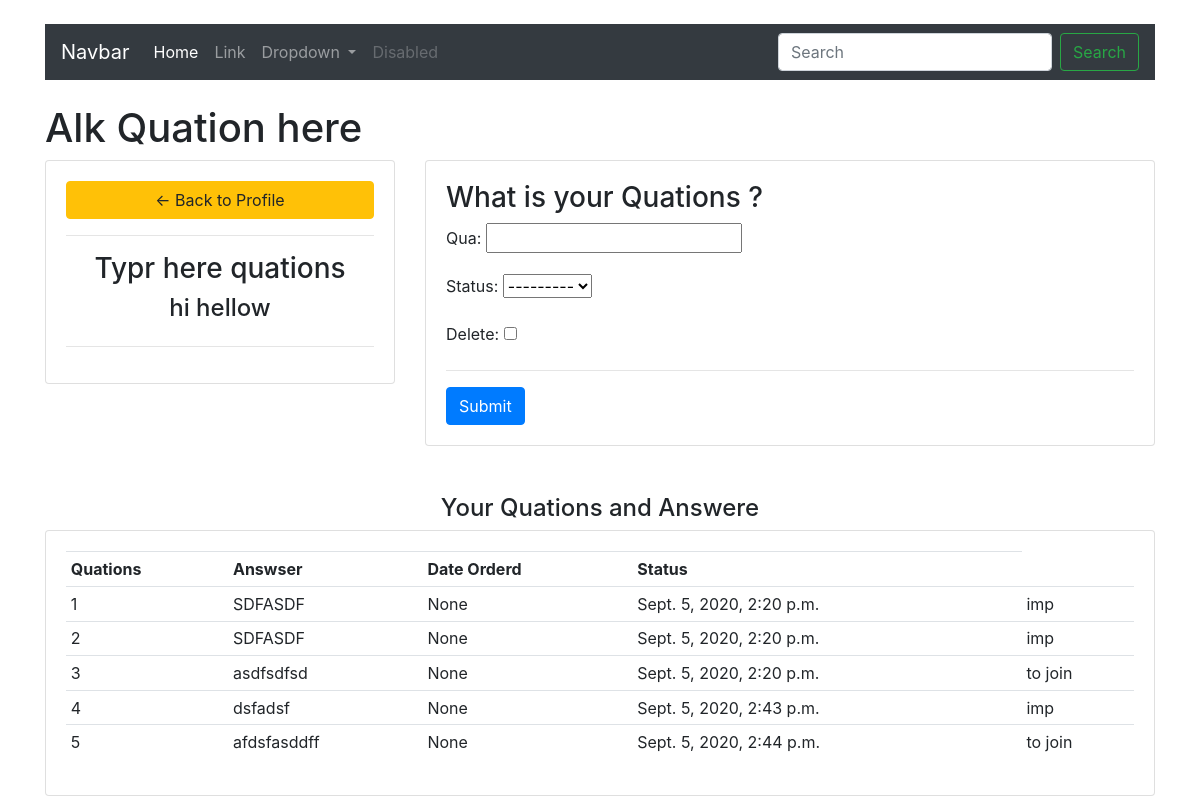
The page /askq/ (signed in) on the database its author committed.
### polls/models.py (models this page shows, shortened)
class AskQua(models.Model):
	STATUS = (
			('imp', 'imp'),
			('spirua', 'spirua'),
			('to join', 'to join'),
			)
	customer = models.ForeignKey(Customer, null=True, on_delete= models.SET_NULL)
	date_created = models.DateTimeField(auto_now_add=True, null=True)
	status = models.CharField(max_length=200, null=True, choices=STATUS)
	qua = models.CharField(max_length=1000,blank=True, null=True)
	ans = models.CharField(max_length=1000,blank=True, null=True)

### polls/views.py (the view)
# urls.py: path('askq/', views.askquaPage, name='askq'),
@login_required
def askquaPage(request):
	OrderFormSet = inlineformset_factory(Customer, AskQua, fields=('qua','status'), extra=1 )
	customer = Customer.objects.get(id =request.user.customer.id)
	formset = OrderFormSet(queryset=AskQua.objects.none(),instance=customer)
	aksquadata = customer.askqua_set.all()
	if request.method == 'POST':
		print('Printing POST:', request.POST)
		formset = OrderFormSet(request.POST,instance=customer)
		if formset.is_valid():
			formset.save()
			return redirect('index')
	context = {'form':formset, 'aksquadata':aksquadata}
	return render(request, 'aksqua.html',context)

### templates/aksqua.html (shortened to what this page needs)
{% load static %}
<!DOCTYPE html>
<html>
<head>
	<link rel="stylesheet" href="https://stackpath.bootstrapcdn.com/bootstrap/4.5.2/css/bootstrap.min.css">
</head>
<body>
 <div class="container">
<br>
<nav class="navbar navbar-expand-lg navbar-dark bg-dark">
  <a class="navbar-brand" href="#">Navbar</a>
  <div class="collapse navbar-collapse" id="navbarSupportedContent">
    <ul class="navbar-nav mr-auto">
      <li class="nav-item active">
        <a class="nav-link" href="#">Home <span class="sr-only">(current)</span></a>
      </li>
      <li class="nav-item">
        <a class="nav-link" href="#">Link</a>
      </li>
      <li class="nav-item dropdown">
        <a class="nav-link dropdown-toggle" href="#" id="navbarDropdown" role="button" data-toggle="dropdown" aria-haspopup="true" aria-expanded="false">
          Dropdown
        </a>
      </li>
      <li class="nav-item">
        <a class="nav-link disabled" href="#" tabindex="-1" aria-disabled="true">Disabled</a>
      </li>
    </ul>
    <form class="form-inline my-2 my-lg-0">
      <input class="form-control mr-sm-2" type="search" placeholder="Search" aria-label="Search">
      <button class="btn btn-outline-success my-2 my-sm-0" type="submit">Search</button>
    </form>
  </div>
</nav>
<br>
	<h1>Alk Quation here</h1>
	<div class="row">
			<div class="col-md-4">
				<div class="card card-body">
					<a class="btn btn-warning" href="{% url 'constact' %}"> &#8592; Back to Profile</a>
					<hr>
					<h3 style="text-align: center">Typr here quations</h3>
					<h4 style="text-align: center" >hi hellow</h4>
					<hr>
				</div>
			</div>
			<div class="col-md-8">
				<div class="card card-body">
					<h3>What is your Quations ?</h3>
					<form method="POST" action="" enctype="multipart/form-data">
						{% for field in form %}
						{{field.as_p}}
						<hr>
						{% endfor %}
						<input class="btn btn-primary" type="submit" name="Update Information">
					</form>
				</div>
			</div>
	</div>
	<div>
		<br>
		<br>
		<h4 style="text-align: center" >Your Quations and Answere</h4>
		<div class="row">
	<div class="col-md">
		<div class="card card-body">
			<table class="table table-sm">
				<tr>
					<th>Quations</th>
					<th>Answser</th>
					<th>Date Orderd</th>
					<th>Status</th>
				</tr>
				{% for aksquaa in aksquadata %}
				<tr>
					<td>{{aksquaa.id}}</td>
					<td>{{aksquaa.qua}}</td>
					<td>{{aksquaa.ans}}</td>
					<td>{{aksquaa.date_created}}</td>
					<td>{{aksquaa.status}}</td>
				</tr>
				{% endfor %}
			</table>
		</div>
	</div>
</div>
	</div>
</div>
</body>
</html>

### rows shown on the page
AskQua: id "1", qua "SDFASDF", ans "None", date_created "Sept. 5, 2020, 2:20 p.m.", status "imp"
AskQua: id "2", qua "SDFASDF", ans "None", date_created "Sept. 5, 2020, 2:20 p.m.", status "imp"
AskQua: id "3", qua "asdfsdfsd", ans "None", date_created "Sept. 5, 2020, 2:20 p.m.", status "to join"
AskQua: id "4", qua "dsfadsf", ans "None", date_created "Sept. 5, 2020, 2:43 p.m.", status "imp"
AskQua: id "5", qua "afdsfasddff", ans "None", date_created "Sept. 5, 2020, 2:44 p.m.", status "to join"
